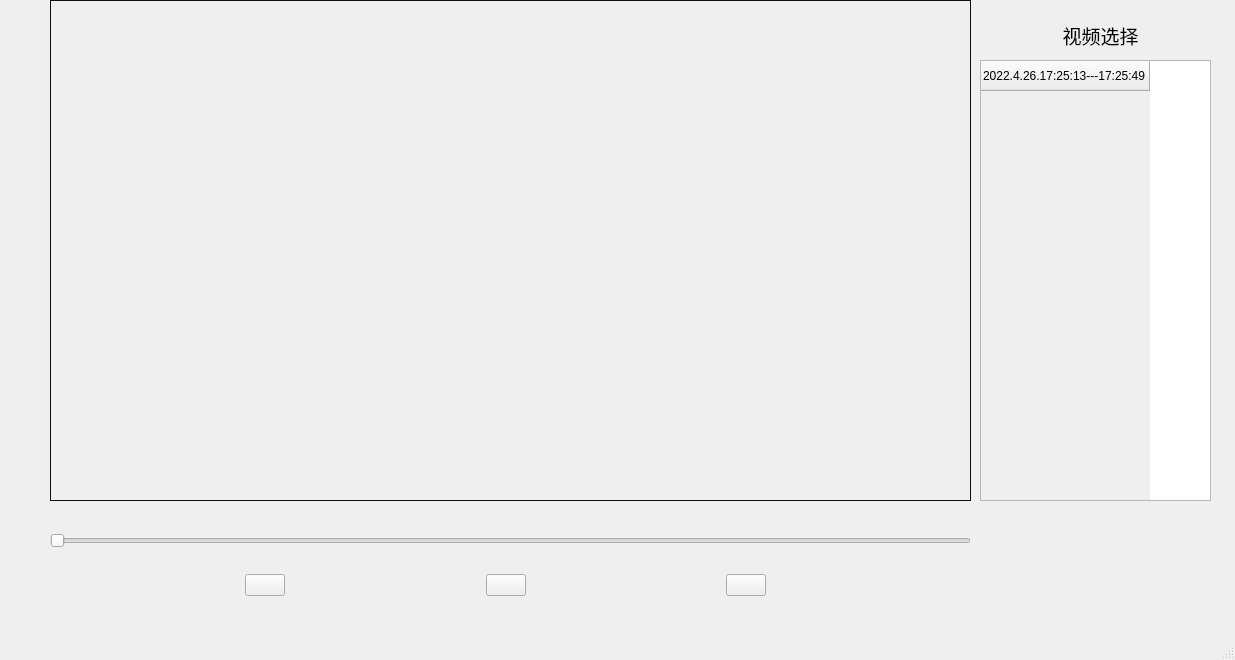
<?xml version="1.0" encoding="UTF-8"?>
<ui version="4.0">
 <class>MediaPlayer</class>
 <widget class="QMainWindow" name="MediaPlayer">
  <property name="geometry">
   <rect>
    <x>0</x>
    <y>0</y>
    <width>1235</width>
    <height>660</height>
   </rect>
  </property>
  <property name="minimumSize">
   <size>
    <width>1120</width>
    <height>660</height>
   </size>
  </property>
  <property name="maximumSize">
   <size>
    <width>2000</width>
    <height>660</height>
   </size>
  </property>
  <property name="windowTitle">
   <string>MediaPlayer</string>
  </property>
  <widget class="QWidget" name="centralwidget">
   <widget class="QSlider" name="horizontalSlider">
    <property name="geometry">
     <rect>
      <x>50</x>
      <y>530</y>
      <width>921</width>
      <height>22</height>
     </rect>
    </property>
    <property name="orientation">
     <enum>Qt::Horizontal</enum>
    </property>
   </widget>
   <widget class="QLabel" name="label">
    <property name="geometry">
     <rect>
      <x>50</x>
      <y>0</y>
      <width>921</width>
      <height>501</height>
     </rect>
    </property>
    <property name="styleSheet">
     <string notr="true">color: rgb(15, 15, 15);</string>
    </property>
    <property name="frameShape">
     <enum>QFrame::Panel</enum>
    </property>
    <property name="text">
     <string/>
    </property>
   </widget>
   <widget class="QWidget" name="widget" native="true">
    <property name="geometry">
     <rect>
      <x>50</x>
      <y>540</y>
      <width>911</width>
      <height>91</height>
     </rect>
    </property>
    <layout class="QGridLayout" name="gridLayout">
     <item row="0" column="5">
      <widget class="QPushButton" name="pushButton_Open">
       <property name="text">
        <string/>
       </property>
      </widget>
     </item>
     <item row="0" column="0">
      <spacer name="horizontalSpacer">
       <property name="orientation">
        <enum>Qt::Horizontal</enum>
       </property>
       <property name="sizeHint" stdset="0">
        <size>
         <width>40</width>
         <height>20</height>
        </size>
       </property>
      </spacer>
     </item>
     <item row="0" column="6">
      <spacer name="horizontalSpacer_4">
       <property name="orientation">
        <enum>Qt::Horizontal</enum>
       </property>
       <property name="sizeHint" stdset="0">
        <size>
         <width>40</width>
         <height>20</height>
        </size>
       </property>
      </spacer>
     </item>
     <item row="0" column="1">
      <widget class="QPushButton" name="pushButton_Player">
       <property name="minimumSize">
        <size>
         <width>0</width>
         <height>0</height>
        </size>
       </property>
       <property name="text">
        <string/>
       </property>
      </widget>
     </item>
     <item row="0" column="4">
      <spacer name="horizontalSpacer_3">
       <property name="orientation">
        <enum>Qt::Horizontal</enum>
       </property>
       <property name="sizeHint" stdset="0">
        <size>
         <width>40</width>
         <height>20</height>
        </size>
       </property>
      </spacer>
     </item>
     <item row="0" column="2">
      <spacer name="horizontalSpacer_2">
       <property name="orientation">
        <enum>Qt::Horizontal</enum>
       </property>
       <property name="sizeHint" stdset="0">
        <size>
         <width>40</width>
         <height>20</height>
        </size>
       </property>
      </spacer>
     </item>
     <item row="0" column="3">
      <widget class="QPushButton" name="pushButton_Volume">
       <property name="text">
        <string/>
       </property>
      </widget>
     </item>
    </layout>
   </widget>
   <widget class="QLabel" name="label_2">
    <property name="geometry">
     <rect>
      <x>1030</x>
      <y>20</y>
      <width>141</width>
      <height>31</height>
     </rect>
    </property>
    <property name="font">
     <font>
      <pointsize>14</pointsize>
     </font>
    </property>
    <property name="text">
     <string>视频选择</string>
    </property>
    <property name="alignment">
     <set>Qt::AlignCenter</set>
    </property>
   </widget>
   <widget class="QTableWidget" name="tableWidget">
    <property name="geometry">
     <rect>
      <x>980</x>
      <y>60</y>
      <width>231</width>
      <height>441</height>
     </rect>
    </property>
    <row>
     <property name="text">
      <string>2022.4.26.17:25:13---17:25:49</string>
     </property>
    </row>
   </widget>
  </widget>
  <widget class="QMenuBar" name="menubar">
   <property name="geometry">
    <rect>
     <x>0</x>
     <y>0</y>
     <width>1235</width>
     <height>25</height>
    </rect>
   </property>
  </widget>
  <widget class="QStatusBar" name="statusbar"/>
 </widget>
 <resources/>
 <connections/>
</ui>
